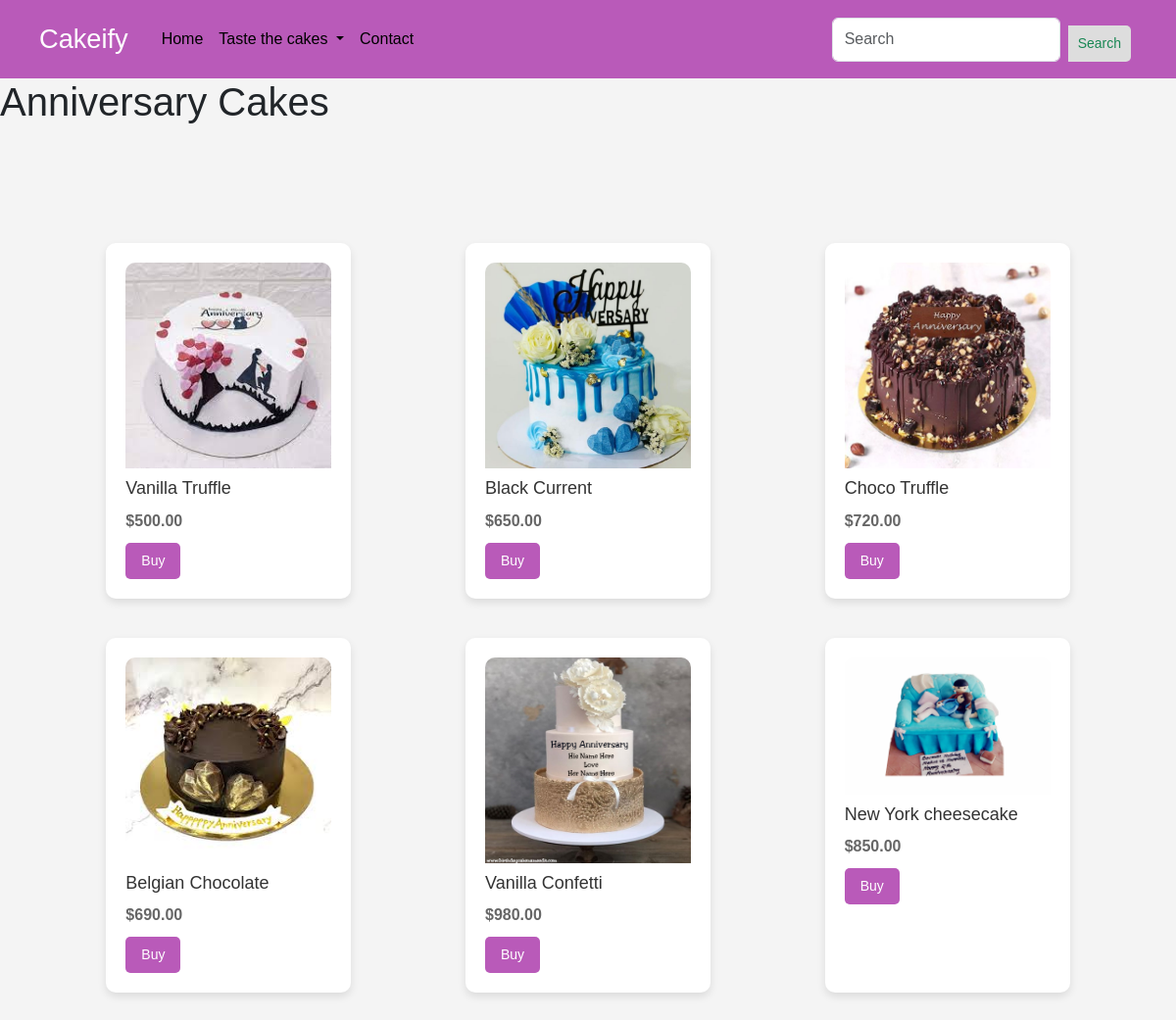
Screenshot of /anniversary/ with the database file from the repository.
### TastyCakes/models.py (models this page shows)
class Anniversary_cake(models.Model):
    image=models.ImageField(upload_to='anniversary_cake_img/')
    name=models.CharField(max_length=100)
    price=models.DecimalField(max_digits=5, decimal_places=2)

### TastyCakes/views.py (the view)
# urls.py: path('anniversary/', views.anniversary, name='anniversary'),
def anniversary(request):
  anniversary_cake_var=Anniversary_cake.objects.all()
  return render(request, 'anniversary.html', {'anniversary_cake_var': anniversary_cake_var})

### templates/anniversary.html (shortened to what this page needs)
{% load static %}
<!DOCTYPE html>
<html lang="en">
<head>
    <link href="https://cdn.jsdelivr.net/npm/bootstrap@5.3.3/dist/css/bootstrap.min.css" rel="stylesheet">
</head>
<body>
  <nav class="navbar navbar-expand-lg">
    <div class="container-fluid">
      <a class="navbar-brand" href="{%url 'index' %}">Cakeify</a>
      <div class="collapse navbar-collapse" id="navbarSupportedContent">
        <ul class="navbar-nav me-auto mb-2 mb-lg-0">
          <li class="nav-item">
            <a class="nav-link active" aria-current="page" href="{%url 'index' %}">Home</a>
          </li>
          <li class="nav-item dropdown">
            <a class="nav-link dropdown-toggle" href="#" role="button" data-bs-toggle="dropdown" aria-expanded="false">
              Taste the cakes
            </a>
          </li>
          <li class="nav-item">
            <a class="nav-link active" aria-current="page" href="{%url 'contact' %}">Contact</a>
          </li>
        </ul>
        <form class="d-flex" role="search">
          <input class="form-control me-2" type="search" placeholder="Search" aria-label="Search">
          <button class="btn btn-outline-success" type="submit">Search</button>
        </form>
      </div>
    </div>
</nav>
<div class="header">
  <h1>Anniversary Cakes</h1>
</div>
  <div class="container">
      {% for cake in anniversary_cake_var %}
      <div class="product">
          <img src="{{cake.image.url }}" alt="{{ cake.name }}">
          <h3>{{ cake.name }}</h3>
          <p>${{ cake.price }}</p>
          <div class="product-buttons">
              <button class="buy-button" onclick="placeOrder('{{ cake.name }}', {{ cake.price }})">Buy</button>
          </div>
      </div>
      {% endfor %}
  </div>
</body>

### templates/anniversary.html (style rules this page uses)
body { font-family: Arial, sans-serif; margin: 0; padding: 0; background-color: #f4f4f4; }
.container { display: flex; flex-wrap: wrap; justify-content: space-around; padding: 20px; margin-top: 80px; }
.product { width: 250px; background-color: #fff; border-radius: 10px; padding: 20px; margin: 20px; box-shadow: 0 4px 8px rgba(0, 0, 0, 0.1); transition: transform 0.3s ease-in-out; }
.product img { width: 100%; border-radius: 10px 10px 0 0; }
.product h3 { margin-top: 10px; font-size: 18px; color: #333; }
.product p { margin: 10px 0; font-size: 16px; font-weight: bold; color: #666; }
.product-buttons { display: flex; justify-content: space-between; align-items: center; }
.buy-button, .add-to-cart-button { padding: 8px 16px; font-size: 14px; border: none; border-radius: 5px; cursor: pointer; transition: background-color 0.3s ease; }
.buy-button { background-color: rgba(185, 90, 185, 1); color: white; }
.navbar { background-color: #6c757d; overflow: hidden; padding: 10px; }
.navbar a { float: left; display: block; color: white; text-align: center; padding: 10px; text-decoration: none; font-family: sans-serif; }
button[type=submit] { float: right; padding: 8px 10px; margin-top: 8px; margin-right: 16px; background: #ddd; font-size: 14px; border: none; cursor: pointer; border-radius: 0 5px 5px 0; }
.navbar { background-color: rgba(185, 90, 185, 1); padding: 18px 18px; height: 80px; }
.navbar-brand { color: black; font-size: 1.7rem; }
.navbar-nav .nav-link { color: black; }

### rows the page displays
Anniversary_cake: image (picture), name "Vanilla Truffle", price "500.00"
Anniversary_cake: image (picture), name "Black Current", price "650.00"
Anniversary_cake: image (picture), name "Choco Truffle", price "720.00"
Anniversary_cake: image (picture), name "Belgian Chocolate", price "690.00"
Anniversary_cake: image (picture), name "Vanilla Confetti", price "980.00"
Anniversary_cake: image (picture), name "New York cheesecake", price "850.00"
